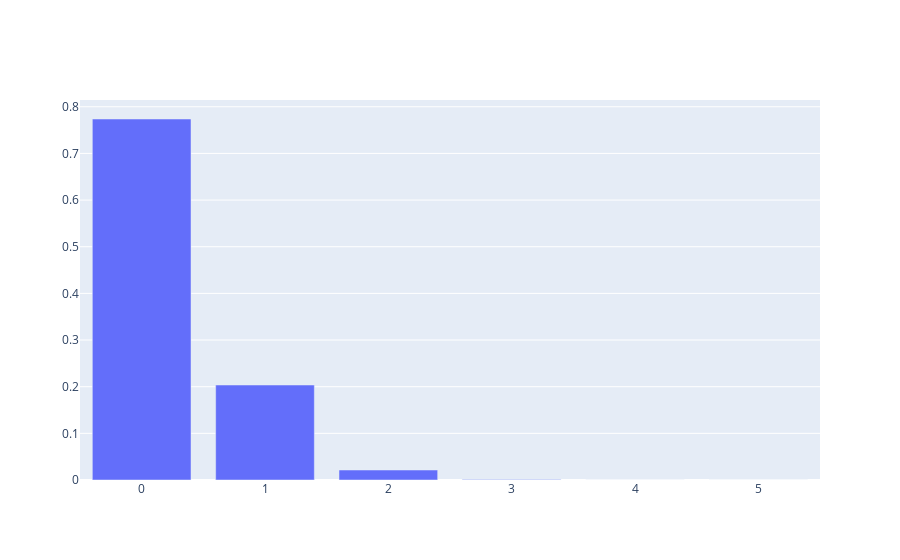

Notebook code for this chart:
### Markdown cell above
${Real World Application}$

An eletrcial companyt hired you as a data scientist, the company was wondering if there current pilot batch of electronic parts is good for public consumption. Currently a lot of 5,000 electrical fuses is assumed to contain 5% defectives. If a sample of 5 fuses is tested, find the probability of observing at least one is defective. Is 5% too high?

Given:
n = 5
Success = 0 (by the condition that at least 1 is defective).

$P(failed) = 1 - success = 1 - working \ condition$

$p(y) = 1-p(0) = 1-\begin{pmatrix}5 \\ 0 \end{pmatrix} p^0(1-p)^5 = 1 - (\frac{5!}{0!(5-0)!})(0.05)^0(1-0.05)^{5-0} = 1-(0.95)^5 = 0.226$

### Code cell
from scipy.stats import binom 
import plotly.graph_objects as go
# setting the values 
# of n and p 
n = 5
p = 0.05
# defining list of r values 
r_values = list(range(n + 1)) 
# list of pmf values 
dist = [binom.pmf(r, n, p) for r in r_values ]

# plotting the graph  
fig = go.Figure(data=[
    go.Bar(x=r_values, y=dist, name = "Prob.")
])
# Change the bar mode
fig.update_layout(barmode='stack')
fig.update_layout(height = 500)
fig.show()

### Figure 1 — Plotly figure (JSON) as saved in the notebook; plotly's stock layout.template omitted (floating-point values rounded to 4 significant figures)
{"data": [{"name": "Prob.", "type": "bar", "x": [0, 1, 2, 3, 4, 5], "y": [0.7738, 0.2036, 0.02143, 0.001128, 2.969e-05, 3.125e-07]}], "layout": {"autosize": true, "barmode": "stack", "xaxis": {"autorange": true, "range": [-0.5, 5.5], "type": "linear"}, "yaxis": {"autorange": true, "range": [0, 0.8145], "type": "linear"}}}
